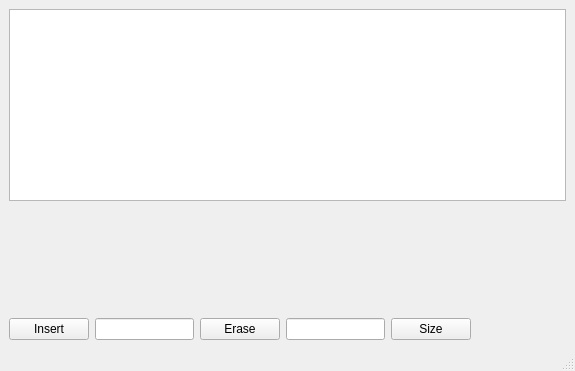
<?xml version="1.0" encoding="UTF-8"?>
<ui version="4.0">
 <class>MainWindow</class>
 <widget class="QMainWindow" name="MainWindow">
  <property name="geometry">
   <rect>
    <x>0</x>
    <y>0</y>
    <width>575</width>
    <height>371</height>
   </rect>
  </property>
  <property name="windowTitle">
   <string>MainWindow</string>
  </property>
  <widget class="QWidget" name="centralwidget">
   <layout class="QVBoxLayout" name="verticalLayout">
    <item>
     <widget class="QTableWidget" name="tableWidget"/>
    </item>
    <item>
     <spacer name="verticalSpacer">
      <property name="orientation">
       <enum>Qt::Vertical</enum>
      </property>
      <property name="sizeHint" stdset="0">
       <size>
        <width>20</width>
        <height>57</height>
       </size>
      </property>
     </spacer>
    </item>
    <item>
     <layout class="QHBoxLayout" name="horizontalLayout_5">
      <item>
       <layout class="QHBoxLayout" name="horizontalLayout">
        <item>
         <widget class="QPushButton" name="insert">
          <property name="text">
           <string>Insert</string>
          </property>
         </widget>
        </item>
        <item>
         <widget class="QLineEdit" name="key_edit">
          <property name="inputMask">
           <string>99999</string>
          </property>
         </widget>
        </item>
       </layout>
      </item>
      <item>
       <layout class="QHBoxLayout" name="horizontalLayout_2">
        <item>
         <widget class="QPushButton" name="erase">
          <property name="text">
           <string>Erase</string>
          </property>
         </widget>
        </item>
        <item>
         <widget class="QLineEdit" name="erase_by_key">
          <property name="inputMask">
           <string>99999</string>
          </property>
         </widget>
        </item>
       </layout>
      </item>
      <item>
       <layout class="QHBoxLayout" name="horizontalLayout_3">
        <item>
         <widget class="QPushButton" name="size">
          <property name="text">
           <string>Size</string>
          </property>
         </widget>
        </item>
        <item>
         <widget class="QLabel" name="label">
          <property name="sizePolicy">
           <sizepolicy hsizetype="Fixed" vsizetype="Fixed">
            <horstretch>89</horstretch>
            <verstretch>0</verstretch>
           </sizepolicy>
          </property>
          <property name="minimumSize">
           <size>
            <width>89</width>
            <height>0</height>
           </size>
          </property>
          <property name="text">
           <string/>
          </property>
         </widget>
        </item>
       </layout>
      </item>
     </layout>
    </item>
   </layout>
  </widget>
  <widget class="QMenuBar" name="menubar">
   <property name="geometry">
    <rect>
     <x>0</x>
     <y>0</y>
     <width>575</width>
     <height>25</height>
    </rect>
   </property>
  </widget>
  <widget class="QStatusBar" name="statusbar"/>
 </widget>
 <resources/>
 <connections/>
</ui>
